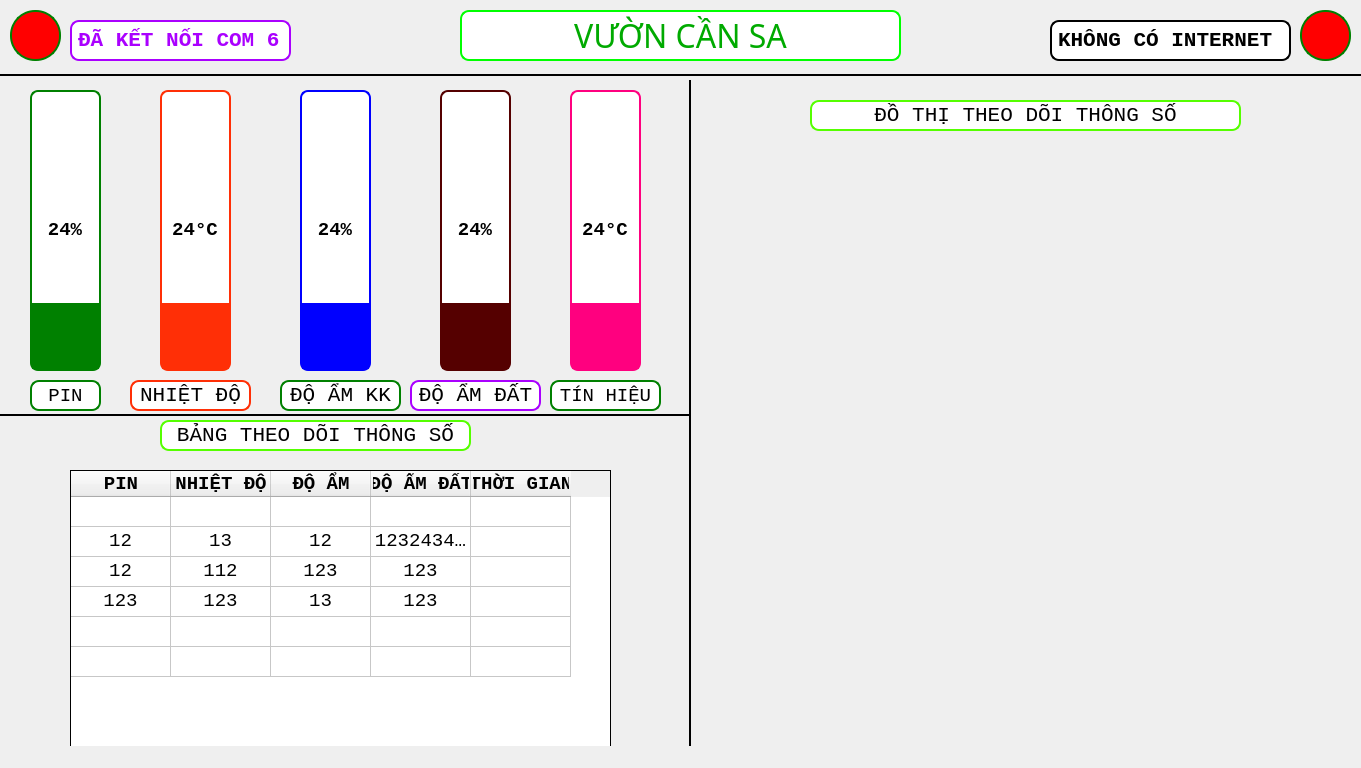
<?xml version="1.0" encoding="UTF-8"?>
<ui version="4.0">
 <class>MainWindow</class>
 <widget class="QMainWindow" name="MainWindow">
  <property name="windowModality">
   <enum>Qt::NonModal</enum>
  </property>
  <property name="geometry">
   <rect>
    <x>0</x>
    <y>0</y>
    <width>1361</width>
    <height>768</height>
   </rect>
  </property>
  <property name="sizePolicy">
   <sizepolicy hsizetype="Fixed" vsizetype="Fixed">
    <horstretch>0</horstretch>
    <verstretch>0</verstretch>
   </sizepolicy>
  </property>
  <property name="maximumSize">
   <size>
    <width>1366</width>
    <height>768</height>
   </size>
  </property>
  <property name="windowTitle">
   <string>SMART_FAMR</string>
  </property>
  <property name="windowIcon">
   <iconset>
    <normaloff>../../../.designer/icons/k.ico</normaloff>../../../.designer/icons/k.ico</iconset>
  </property>
  <property name="styleSheet">
   <string notr="true">border-color: rgb(0, 85, 255);</string>
  </property>
  <widget class="QWidget" name="centralwidget">
   <widget class="Line" name="line">
    <property name="geometry">
     <rect>
      <x>0</x>
      <y>60</y>
      <width>1361</width>
      <height>31</height>
     </rect>
    </property>
    <property name="frameShadow">
     <enum>QFrame::Plain</enum>
    </property>
    <property name="lineWidth">
     <number>2</number>
    </property>
    <property name="orientation">
     <enum>Qt::Horizontal</enum>
    </property>
   </widget>
   <widget class="QLabel" name="label">
    <property name="geometry">
     <rect>
      <x>460</x>
      <y>10</y>
      <width>441</width>
      <height>51</height>
     </rect>
    </property>
    <property name="font">
     <font>
      <family>Segoe Print</family>
      <pointsize>24</pointsize>
      <weight>50</weight>
      <italic>false</italic>
      <bold>false</bold>
     </font>
    </property>
    <property name="styleSheet">
     <string notr="true">background-color: rgb(255, 255, 255);
color: rgb(0, 170, 0);
font: 24pt &quot;Segoe Print&quot;;
background-color: rgb(255, 255, 255);
border-radius:9px;
border: 2px solid #00ff00
</string>
    </property>
    <property name="text">
     <string>VƯỜN CẦN SA</string>
    </property>
    <property name="alignment">
     <set>Qt::AlignCenter</set>
    </property>
   </widget>
   <widget class="QProgressBar" name="progressBar_2_pin">
    <property name="geometry">
     <rect>
      <x>30</x>
      <y>90</y>
      <width>71</width>
      <height>281</height>
     </rect>
    </property>
    <property name="font">
     <font>
      <family>Courier New</family>
      <pointsize>14</pointsize>
      <weight>75</weight>
      <bold>true</bold>
     </font>
    </property>
    <property name="styleSheet">
     <string notr="true">QProgressBar {border: 2px solid green;border-radius:8px}
QProgressBar::chunk {background: green}</string>
    </property>
    <property name="value">
     <number>24</number>
    </property>
    <property name="alignment">
     <set>Qt::AlignCenter</set>
    </property>
    <property name="orientation">
     <enum>Qt::Vertical</enum>
    </property>
   </widget>
   <widget class="QProgressBar" name="progressBar_2_soil">
    <property name="geometry">
     <rect>
      <x>300</x>
      <y>90</y>
      <width>71</width>
      <height>281</height>
     </rect>
    </property>
    <property name="font">
     <font>
      <family>Courier New</family>
      <pointsize>14</pointsize>
      <weight>75</weight>
      <bold>true</bold>
     </font>
    </property>
    <property name="styleSheet">
     <string notr="true">QProgressBar {border: 2px solid blue;border-radius:8px}
 QProgressBar::chunk {background:blue}</string>
    </property>
    <property name="value">
     <number>24</number>
    </property>
    <property name="alignment">
     <set>Qt::AlignCenter</set>
    </property>
    <property name="orientation">
     <enum>Qt::Vertical</enum>
    </property>
   </widget>
   <widget class="QProgressBar" name="progressBar_2_eoc">
    <property name="geometry">
     <rect>
      <x>570</x>
      <y>90</y>
      <width>71</width>
      <height>281</height>
     </rect>
    </property>
    <property name="font">
     <font>
      <family>Courier New</family>
      <pointsize>14</pointsize>
      <weight>75</weight>
      <bold>true</bold>
     </font>
    </property>
    <property name="styleSheet">
     <string notr="true">QProgressBar {border: 2px solid rgb(255, 0, 127);border-radius:8px}
QProgressBar::chunk {background:rgb(255, 0, 127)}</string>
    </property>
    <property name="value">
     <number>24</number>
    </property>
    <property name="alignment">
     <set>Qt::AlignCenter</set>
    </property>
    <property name="orientation">
     <enum>Qt::Vertical</enum>
    </property>
    <property name="format">
     <string>%p°C</string>
    </property>
   </widget>
   <widget class="QProgressBar" name="progressBar_3_pin">
    <property name="geometry">
     <rect>
      <x>440</x>
      <y>90</y>
      <width>71</width>
      <height>281</height>
     </rect>
    </property>
    <property name="font">
     <font>
      <family>Courier New</family>
      <pointsize>14</pointsize>
      <weight>75</weight>
      <bold>true</bold>
     </font>
    </property>
    <property name="styleSheet">
     <string notr="true">QProgressBar {border: 2px solid rgb(85, 0, 0);border-radius:8px}
QProgressBar::chunk {background:rgb(85, 0, 0)}</string>
    </property>
    <property name="value">
     <number>24</number>
    </property>
    <property name="alignment">
     <set>Qt::AlignCenter</set>
    </property>
    <property name="orientation">
     <enum>Qt::Vertical</enum>
    </property>
   </widget>
   <widget class="QProgressBar" name="progressBar_3_eoc">
    <property name="geometry">
     <rect>
      <x>160</x>
      <y>90</y>
      <width>71</width>
      <height>281</height>
     </rect>
    </property>
    <property name="font">
     <font>
      <family>Courier New</family>
      <pointsize>14</pointsize>
      <weight>75</weight>
      <bold>true</bold>
     </font>
    </property>
    <property name="styleSheet">
     <string notr="true">QProgressBar {border: 2px solid rgb(255, 47, 6);border-radius:8px}
QProgressBar::chunk {background:rgb(255, 47, 6)}</string>
    </property>
    <property name="value">
     <number>24</number>
    </property>
    <property name="alignment">
     <set>Qt::AlignCenter</set>
    </property>
    <property name="orientation">
     <enum>Qt::Vertical</enum>
    </property>
    <property name="format">
     <string>%p°C</string>
    </property>
   </widget>
   <widget class="QLabel" name="label_15">
    <property name="geometry">
     <rect>
      <x>280</x>
      <y>380</y>
      <width>121</width>
      <height>31</height>
     </rect>
    </property>
    <property name="font">
     <font>
      <family>Courier New</family>
      <pointsize>16</pointsize>
     </font>
    </property>
    <property name="styleSheet">
     <string notr="true">background-color: rgb(255, 255, 255);
background-color: rgb(255, 255, 255);
background-color: rgb(255, 255, 255);
border-radius:9px;
border: 2px solid green</string>
    </property>
    <property name="frameShape">
     <enum>QFrame::Box</enum>
    </property>
    <property name="text">
     <string>ĐỘ ẨM KK</string>
    </property>
    <property name="alignment">
     <set>Qt::AlignCenter</set>
    </property>
   </widget>
   <widget class="QLabel" name="label_16">
    <property name="geometry">
     <rect>
      <x>30</x>
      <y>380</y>
      <width>71</width>
      <height>31</height>
     </rect>
    </property>
    <property name="font">
     <font>
      <family>Courier New</family>
      <pointsize>14</pointsize>
     </font>
    </property>
    <property name="styleSheet">
     <string notr="true">background-color: rgb(255, 255, 255);
background-color: rgb(255, 255, 255);
background-color: rgb(255, 255, 255);
border-radius:9px;
border: 2px solid green</string>
    </property>
    <property name="frameShape">
     <enum>QFrame::Box</enum>
    </property>
    <property name="text">
     <string>PIN</string>
    </property>
    <property name="alignment">
     <set>Qt::AlignCenter</set>
    </property>
   </widget>
   <widget class="QLabel" name="label_17">
    <property name="geometry">
     <rect>
      <x>550</x>
      <y>380</y>
      <width>111</width>
      <height>31</height>
     </rect>
    </property>
    <property name="font">
     <font>
      <family>Courier New</family>
      <pointsize>14</pointsize>
     </font>
    </property>
    <property name="styleSheet">
     <string notr="true">background-color: rgb(255, 255, 255);
background-color: rgb(255, 255, 255);
background-color: rgb(255, 255, 255);
border-radius:9px;
border: 2px solid green</string>
    </property>
    <property name="frameShape">
     <enum>QFrame::Box</enum>
    </property>
    <property name="text">
     <string>TÍN HIỆU</string>
    </property>
    <property name="alignment">
     <set>Qt::AlignCenter</set>
    </property>
   </widget>
   <widget class="QLabel" name="label_18">
    <property name="geometry">
     <rect>
      <x>410</x>
      <y>380</y>
      <width>131</width>
      <height>31</height>
     </rect>
    </property>
    <property name="font">
     <font>
      <family>Courier New</family>
      <pointsize>16</pointsize>
     </font>
    </property>
    <property name="styleSheet">
     <string notr="true">background-color: rgb(255, 255, 255);
border-radius:9px;
border: 2px solid #aa00ff</string>
    </property>
    <property name="frameShape">
     <enum>QFrame::Box</enum>
    </property>
    <property name="text">
     <string>ĐỘ ẨM ĐẤT</string>
    </property>
    <property name="alignment">
     <set>Qt::AlignCenter</set>
    </property>
   </widget>
   <widget class="QLabel" name="label_19">
    <property name="geometry">
     <rect>
      <x>130</x>
      <y>380</y>
      <width>121</width>
      <height>31</height>
     </rect>
    </property>
    <property name="font">
     <font>
      <family>Courier New</family>
      <pointsize>16</pointsize>
     </font>
    </property>
    <property name="styleSheet">
     <string notr="true">background-color: rgb(255, 255, 255);
border-radius:9px;
border: 2px solid rgb(255, 47, 6)</string>
    </property>
    <property name="frameShape">
     <enum>QFrame::Box</enum>
    </property>
    <property name="text">
     <string>NHIỆT ĐỘ</string>
    </property>
    <property name="alignment">
     <set>Qt::AlignCenter</set>
    </property>
   </widget>
   <widget class="QLabel" name="lbl_internet">
    <property name="geometry">
     <rect>
      <x>1050</x>
      <y>20</y>
      <width>241</width>
      <height>41</height>
     </rect>
    </property>
    <property name="font">
     <font>
      <family>Courier New</family>
      <pointsize>16</pointsize>
      <weight>75</weight>
      <bold>true</bold>
     </font>
    </property>
    <property name="styleSheet">
     <string notr="true">background-color: rgb(255, 255, 255);
border-radius:9px;
border: 2px solid #000000
</string>
    </property>
    <property name="frameShape">
     <enum>QFrame::Box</enum>
    </property>
    <property name="text">
     <string>KHÔNG CÓ INTERNET</string>
    </property>
    <property name="alignment">
     <set>Qt::AlignLeading|Qt::AlignLeft|Qt::AlignVCenter</set>
    </property>
   </widget>
   <widget class="QLabel" name="lbl_C">
    <property name="geometry">
     <rect>
      <x>1300</x>
      <y>10</y>
      <width>51</width>
      <height>51</height>
     </rect>
    </property>
    <property name="font">
     <font>
      <family>Courier New</family>
      <pointsize>16</pointsize>
     </font>
    </property>
    <property name="styleSheet">
     <string notr="true">border-radius:25px;
border: 2px solid green;
background-color: rgb(255, 0, 0);</string>
    </property>
    <property name="frameShape">
     <enum>QFrame::Box</enum>
    </property>
    <property name="text">
     <string/>
    </property>
    <property name="alignment">
     <set>Qt::AlignLeading|Qt::AlignLeft|Qt::AlignVCenter</set>
    </property>
   </widget>
   <widget class="QLabel" name="lbl_C_2">
    <property name="geometry">
     <rect>
      <x>10</x>
      <y>10</y>
      <width>51</width>
      <height>51</height>
     </rect>
    </property>
    <property name="font">
     <font>
      <family>Courier New</family>
      <pointsize>16</pointsize>
     </font>
    </property>
    <property name="styleSheet">
     <string notr="true">border-radius:25px;
border: 2px solid green;
background-color: rgb(255, 0, 0);</string>
    </property>
    <property name="frameShape">
     <enum>QFrame::Box</enum>
    </property>
    <property name="text">
     <string/>
    </property>
    <property name="alignment">
     <set>Qt::AlignLeading|Qt::AlignLeft|Qt::AlignVCenter</set>
    </property>
   </widget>
   <widget class="QLabel" name="lbl_com">
    <property name="geometry">
     <rect>
      <x>70</x>
      <y>20</y>
      <width>221</width>
      <height>41</height>
     </rect>
    </property>
    <property name="font">
     <font>
      <family>Courier New</family>
      <pointsize>16</pointsize>
      <weight>75</weight>
      <bold>true</bold>
     </font>
    </property>
    <property name="styleSheet">
     <string notr="true">background-color: rgb(255, 255, 255);
border-radius:9px;
border: 2px solid #aa00ff;
color: #aa00ff
</string>
    </property>
    <property name="frameShape">
     <enum>QFrame::Box</enum>
    </property>
    <property name="text">
     <string>ĐÃ KẾT NỐI COM 6</string>
    </property>
    <property name="alignment">
     <set>Qt::AlignLeading|Qt::AlignLeft|Qt::AlignVCenter</set>
    </property>
   </widget>
   <widget class="Line" name="line_2">
    <property name="geometry">
     <rect>
      <x>680</x>
      <y>80</y>
      <width>21</width>
      <height>701</height>
     </rect>
    </property>
    <property name="frameShadow">
     <enum>QFrame::Plain</enum>
    </property>
    <property name="lineWidth">
     <number>2</number>
    </property>
    <property name="orientation">
     <enum>Qt::Vertical</enum>
    </property>
   </widget>
   <widget class="Line" name="line_3">
    <property name="geometry">
     <rect>
      <x>0</x>
      <y>400</y>
      <width>691</width>
      <height>31</height>
     </rect>
    </property>
    <property name="frameShadow">
     <enum>QFrame::Plain</enum>
    </property>
    <property name="lineWidth">
     <number>2</number>
    </property>
    <property name="orientation">
     <enum>Qt::Horizontal</enum>
    </property>
   </widget>
   <widget class="QLabel" name="label_20">
    <property name="geometry">
     <rect>
      <x>160</x>
      <y>420</y>
      <width>311</width>
      <height>31</height>
     </rect>
    </property>
    <property name="font">
     <font>
      <family>Courier New</family>
      <pointsize>16</pointsize>
     </font>
    </property>
    <property name="styleSheet">
     <string notr="true">background-color: rgb(255, 255, 255);
border-radius:9px;
border: 2px solid #55ff00</string>
    </property>
    <property name="frameShape">
     <enum>QFrame::Box</enum>
    </property>
    <property name="text">
     <string>BẢNG THEO DÕI THÔNG SỐ</string>
    </property>
    <property name="alignment">
     <set>Qt::AlignCenter</set>
    </property>
   </widget>
   <widget class="QWidget" name="graph" native="true">
    <property name="geometry">
     <rect>
      <x>709</x>
      <y>159</y>
      <width>631</width>
      <height>561</height>
     </rect>
    </property>
   </widget>
   <widget class="QLabel" name="label_21">
    <property name="geometry">
     <rect>
      <x>810</x>
      <y>100</y>
      <width>431</width>
      <height>31</height>
     </rect>
    </property>
    <property name="font">
     <font>
      <family>Courier New</family>
      <pointsize>16</pointsize>
     </font>
    </property>
    <property name="styleSheet">
     <string notr="true">background-color: rgb(255, 255, 255);
border-radius:9px;
border: 2px solid #55ff00</string>
    </property>
    <property name="frameShape">
     <enum>QFrame::Box</enum>
    </property>
    <property name="text">
     <string>ĐỒ THỊ THEO DÕI THÔNG SỐ</string>
    </property>
    <property name="alignment">
     <set>Qt::AlignCenter</set>
    </property>
   </widget>
   <widget class="QTableWidget" name="tableWidget">
    <property name="enabled">
     <bool>true</bool>
    </property>
    <property name="geometry">
     <rect>
      <x>70</x>
      <y>470</y>
      <width>541</width>
      <height>291</height>
     </rect>
    </property>
    <property name="sizePolicy">
     <sizepolicy hsizetype="Fixed" vsizetype="Fixed">
      <horstretch>0</horstretch>
      <verstretch>0</verstretch>
     </sizepolicy>
    </property>
    <property name="font">
     <font>
      <family>Courier New</family>
      <pointsize>14</pointsize>
      <weight>50</weight>
      <italic>false</italic>
      <bold>false</bold>
     </font>
    </property>
    <property name="autoFillBackground">
     <bool>true</bool>
    </property>
    <property name="frameShape">
     <enum>QFrame::Box</enum>
    </property>
    <property name="frameShadow">
     <enum>QFrame::Plain</enum>
    </property>
    <property name="lineWidth">
     <number>1</number>
    </property>
    <property name="autoScroll">
     <bool>true</bool>
    </property>
    <property name="autoScrollMargin">
     <number>20</number>
    </property>
    <property name="selectionMode">
     <enum>QAbstractItemView::MultiSelection</enum>
    </property>
    <property name="showGrid">
     <bool>true</bool>
    </property>
    <property name="sortingEnabled">
     <bool>true</bool>
    </property>
    <property name="wordWrap">
     <bool>true</bool>
    </property>
    <property name="cornerButtonEnabled">
     <bool>true</bool>
    </property>
    <attribute name="horizontalHeaderVisible">
     <bool>true</bool>
    </attribute>
    <attribute name="horizontalHeaderCascadingSectionResizes">
     <bool>true</bool>
    </attribute>
    <attribute name="horizontalHeaderHighlightSections">
     <bool>true</bool>
    </attribute>
    <attribute name="verticalHeaderVisible">
     <bool>false</bool>
    </attribute>
    <attribute name="verticalHeaderCascadingSectionResizes">
     <bool>true</bool>
    </attribute>
    <row>
     <property name="text">
      <string>1</string>
     </property>
     <property name="textAlignment">
      <set>AlignCenter</set>
     </property>
    </row>
    <row>
     <property name="text">
      <string>2</string>
     </property>
    </row>
    <row>
     <property name="text">
      <string>3</string>
     </property>
    </row>
    <row>
     <property name="text">
      <string>4</string>
     </property>
    </row>
    <row>
     <property name="text">
      <string>5</string>
     </property>
    </row>
    <row>
     <property name="text">
      <string>6</string>
     </property>
    </row>
    <column>
     <property name="text">
      <string>PIN</string>
     </property>
     <property name="font">
      <font>
       <family>Courier New</family>
       <pointsize>14</pointsize>
       <weight>75</weight>
       <bold>true</bold>
      </font>
     </property>
     <property name="textAlignment">
      <set>AlignCenter</set>
     </property>
    </column>
    <column>
     <property name="text">
      <string>NHIỆT ĐỘ</string>
     </property>
     <property name="font">
      <font>
       <family>Courier New</family>
       <pointsize>14</pointsize>
       <weight>75</weight>
       <bold>true</bold>
      </font>
     </property>
     <property name="textAlignment">
      <set>AlignCenter</set>
     </property>
    </column>
    <column>
     <property name="text">
      <string>ĐỘ ẨM</string>
     </property>
     <property name="font">
      <font>
       <family>Courier New</family>
       <pointsize>14</pointsize>
       <weight>75</weight>
       <bold>true</bold>
      </font>
     </property>
     <property name="textAlignment">
      <set>AlignCenter</set>
     </property>
    </column>
    <column>
     <property name="text">
      <string>ĐỘ ẨM ĐẤT</string>
     </property>
     <property name="font">
      <font>
       <family>Courier New</family>
       <pointsize>14</pointsize>
       <weight>75</weight>
       <bold>true</bold>
      </font>
     </property>
     <property name="textAlignment">
      <set>AlignCenter</set>
     </property>
    </column>
    <column>
     <property name="text">
      <string>THỜI GIAN</string>
     </property>
     <property name="font">
      <font>
       <family>Courier New</family>
       <pointsize>14</pointsize>
       <weight>75</weight>
       <bold>true</bold>
      </font>
     </property>
     <property name="textAlignment">
      <set>AlignCenter</set>
     </property>
    </column>
    <item row="1" column="0">
     <property name="text">
      <string>12</string>
     </property>
     <property name="font">
      <font>
       <family>Courier New</family>
       <pointsize>14</pointsize>
      </font>
     </property>
     <property name="textAlignment">
      <set>AlignCenter</set>
     </property>
    </item>
    <item row="1" column="1">
     <property name="text">
      <string>13</string>
     </property>
     <property name="textAlignment">
      <set>AlignCenter</set>
     </property>
    </item>
    <item row="1" column="2">
     <property name="text">
      <string>12</string>
     </property>
     <property name="textAlignment">
      <set>AlignCenter</set>
     </property>
    </item>
    <item row="1" column="3">
     <property name="text">
      <string>123243435yu2y43uy</string>
     </property>
     <property name="textAlignment">
      <set>AlignCenter</set>
     </property>
    </item>
    <item row="1" column="4">
     <property name="text">
      <string/>
     </property>
     <property name="textAlignment">
      <set>AlignCenter</set>
     </property>
    </item>
    <item row="2" column="0">
     <property name="text">
      <string>12</string>
     </property>
     <property name="textAlignment">
      <set>AlignCenter</set>
     </property>
    </item>
    <item row="2" column="1">
     <property name="text">
      <string>112</string>
     </property>
     <property name="textAlignment">
      <set>AlignCenter</set>
     </property>
    </item>
    <item row="2" column="2">
     <property name="text">
      <string>123</string>
     </property>
     <property name="textAlignment">
      <set>AlignCenter</set>
     </property>
    </item>
    <item row="2" column="3">
     <property name="text">
      <string>123</string>
     </property>
     <property name="textAlignment">
      <set>AlignCenter</set>
     </property>
    </item>
    <item row="2" column="4">
     <property name="text">
      <string/>
     </property>
     <property name="textAlignment">
      <set>AlignCenter</set>
     </property>
    </item>
    <item row="3" column="0">
     <property name="text">
      <string>123</string>
     </property>
     <property name="textAlignment">
      <set>AlignCenter</set>
     </property>
    </item>
    <item row="3" column="1">
     <property name="text">
      <string>123</string>
     </property>
     <property name="textAlignment">
      <set>AlignCenter</set>
     </property>
    </item>
    <item row="3" column="2">
     <property name="text">
      <string>13</string>
     </property>
     <property name="textAlignment">
      <set>AlignCenter</set>
     </property>
    </item>
    <item row="3" column="3">
     <property name="text">
      <string>123</string>
     </property>
     <property name="textAlignment">
      <set>AlignCenter</set>
     </property>
    </item>
    <item row="3" column="4">
     <property name="text">
      <string/>
     </property>
     <property name="textAlignment">
      <set>AlignCenter</set>
     </property>
    </item>
    <item row="4" column="0">
     <property name="text">
      <string/>
     </property>
     <property name="textAlignment">
      <set>AlignCenter</set>
     </property>
    </item>
    <item row="4" column="1">
     <property name="text">
      <string/>
     </property>
     <property name="textAlignment">
      <set>AlignCenter</set>
     </property>
    </item>
    <item row="4" column="2">
     <property name="text">
      <string/>
     </property>
     <property name="textAlignment">
      <set>AlignCenter</set>
     </property>
    </item>
    <item row="4" column="3">
     <property name="text">
      <string/>
     </property>
     <property name="textAlignment">
      <set>AlignCenter</set>
     </property>
    </item>
    <item row="4" column="4">
     <property name="text">
      <string/>
     </property>
     <property name="textAlignment">
      <set>AlignCenter</set>
     </property>
    </item>
    <item row="5" column="0">
     <property name="textAlignment">
      <set>AlignCenter</set>
     </property>
    </item>
    <item row="5" column="1">
     <property name="textAlignment">
      <set>AlignCenter</set>
     </property>
    </item>
    <item row="5" column="2">
     <property name="textAlignment">
      <set>AlignCenter</set>
     </property>
    </item>
    <item row="5" column="3">
     <property name="textAlignment">
      <set>AlignCenter</set>
     </property>
    </item>
    <item row="5" column="4">
     <property name="textAlignment">
      <set>AlignCenter</set>
     </property>
    </item>
   </widget>
  </widget>
  <widget class="QStatusBar" name="statusbar"/>
 </widget>
 <resources/>
 <connections/>
</ui>
